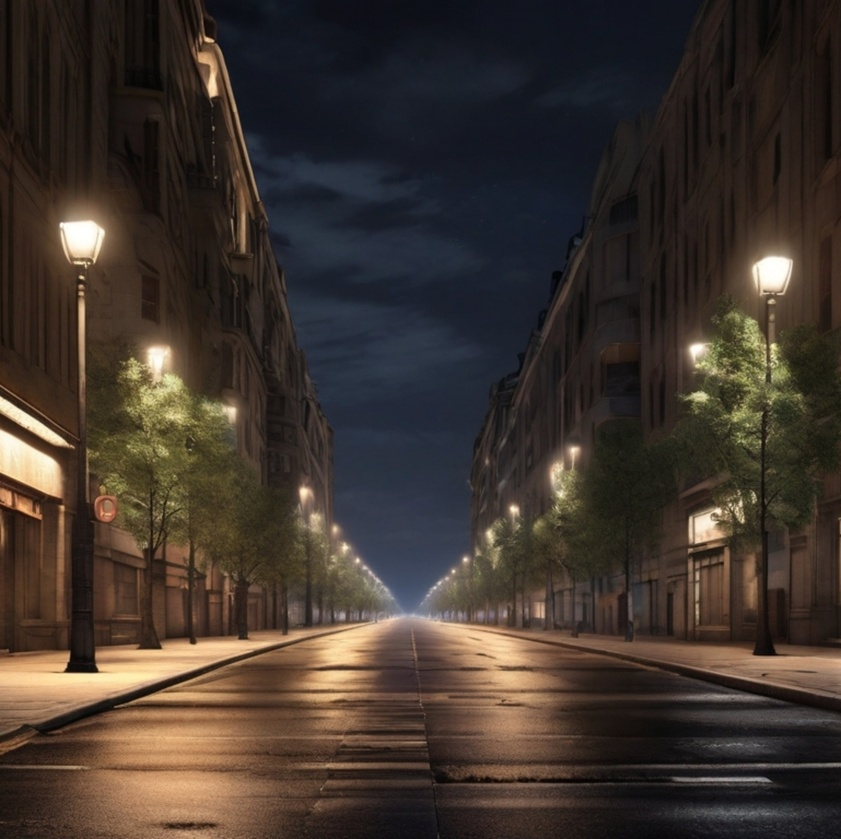
#> input picture dataset/1_low.jpg, 841 x 839 px, shrunk from 1200 x 1198 before the run; its folder holds only this picture in this run
$ python -i eval.py   (imports and definitions only)
#> lines starting #> are read from the running program, lines starting #| are printed output that depends on the picture
# download LOLDataset first, read README.md for instruction

import os
import csv
import cv2
import numpy as np
import matplotlib.pyplot as plt
from skimage import io
from skimage.metrics import structural_similarity as SSIM
from libs import clahe_bilinear, ahe_bilinear


def apply_ahe(img):
    ycb = cv2.cvtColor(img, cv2.COLOR_RGB2YCrCb)
    Y = ycb[:, :, 0]
    ycb2 = ycb.copy()
    ycb2[:, :, 0] = ahe_bilinear(Y)
    return cv2.cvtColor(ycb2, cv2.COLOR_YCrCb2RGB)


def apply_clahe(img, alpha=200, smax=3):
    ycb = cv2.cvtColor(img, cv2.COLOR_RGB2YCrCb)
    Y = ycb[:, :, 0]
    ycb2 = ycb.copy()
    ycb2[:, :, 0] = clahe_bilinear(Y, alpha=alpha, smax=smax)
    return cv2.cvtColor(ycb2, cv2.COLOR_YCrCb2RGB)


def apply_hist_eq(img):
    ycb = cv2.cvtColor(img, cv2.COLOR_RGB2YCrCb)
#> ycb: shape (839, 841, 3); mean of channels 0, 1, 2 55.7, 133.8, 122.4
    ycb[:, :, 0] = cv2.equalizeHist(ycb[:, :, 0])
#> ycb: shape (839, 841, 3); mean of channels 0, 1, 2 129.2, 133.8, 122.4
    return cv2.cvtColor(ycb, cv2.COLOR_YCrCb2RGB)
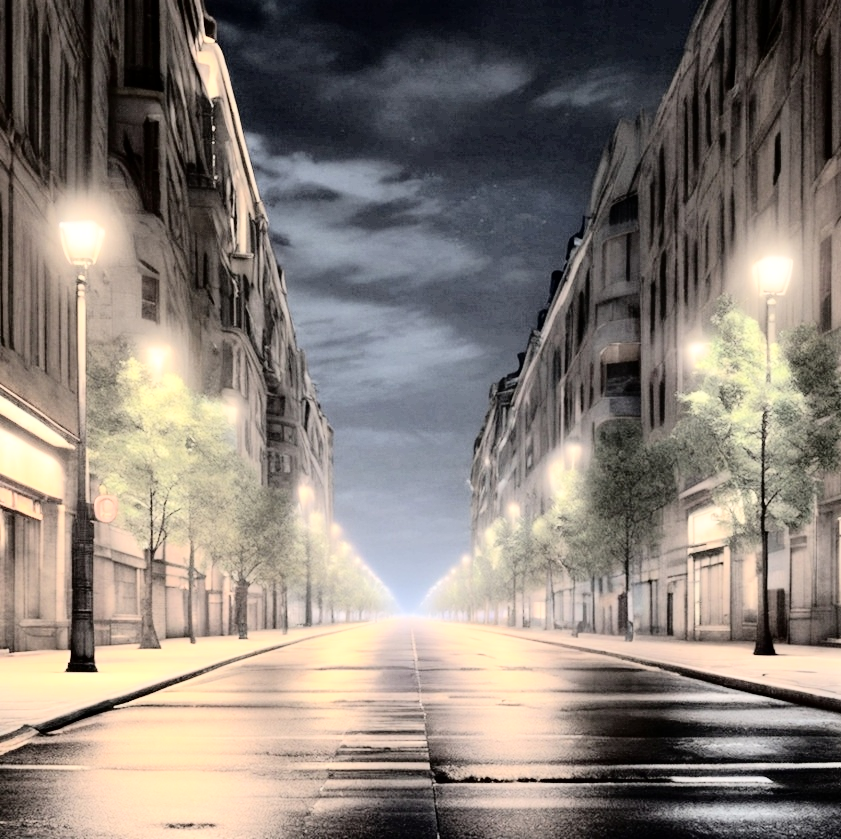
#> returned value: shape (839, 841, 3); mean R, G, B 135.8, 126.9, 119.3


low_dir = "LOLdataset/low"
high_dir = "LOLdataset/high"
# [1 line that did not run here, left out]

save_dir = "results"
# [1 line not run here, left out]

csv_path = os.path.join(save_dir, "results_ssim.csv")
# [2 lines not run here, left out]

results = { "AHE": [], "CLAHE": [], "HE": [] }


# [33 lines not run here, left out]


DIST = 5
N = 5

scores = [(files[i], results["CLAHE"][i]) for i in range(len(results["CLAHE"]))]
scores = sorted(scores, key=lambda x: x[1], reverse=True)

selected = []
used = []

# [12 lines not run here, left out]


rows = 5
cols = len(selected)
# [1 line not run here, left out]

labels = ["Low", "High GT", "HE", "AHE", "CLAHE"]

# [19 lines not run here, left out]

>>> import cv2
>>> picture = cv2.cvtColor(cv2.imread('dataset/1_low.jpg'), cv2.COLOR_BGR2RGB)
>>> result = apply_hist_eq(picture)

$ run again, on dataset/179.png
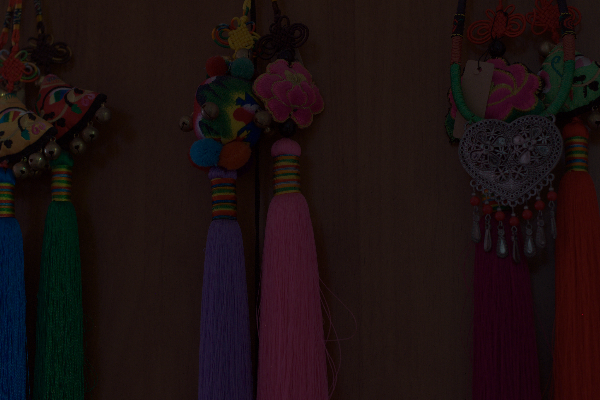
#> input picture dataset/179.png, 600 x 400 px
#> in apply_hist_eq, `return cv2.cvtColor(ycb, cv2.COLOR_YCrCb2RGB)`:
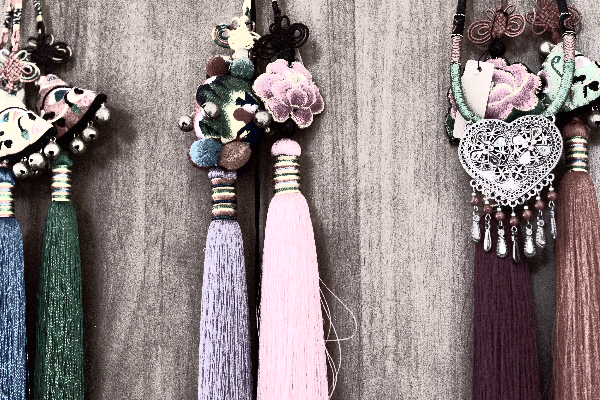
#> returned value: shape (400, 600, 3); mean R, G, B 142, 130.2, 130.8

$ run again, on dataset/2.jpeg
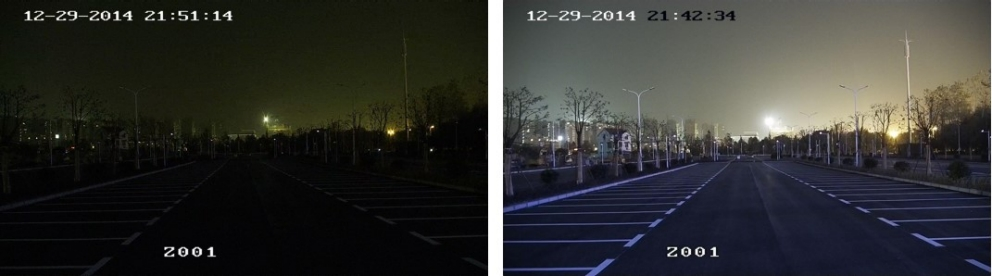
#> input picture dataset/2.jpeg, 992 x 276 px
#> in apply_hist_eq, `return cv2.cvtColor(ycb, cv2.COLOR_YCrCb2RGB)`:
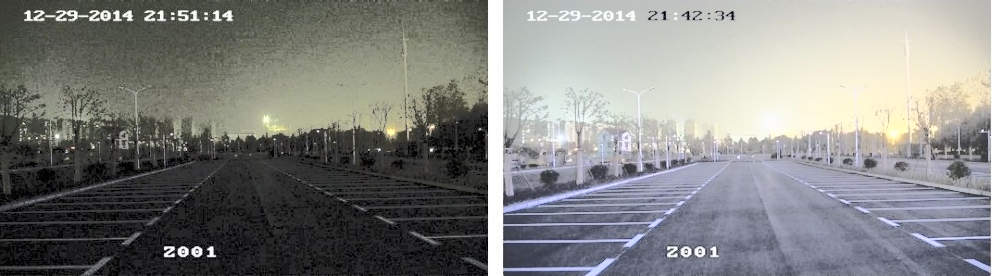
#> returned value: shape (276, 992, 3); mean R, G, B 129.5, 130.3, 128
